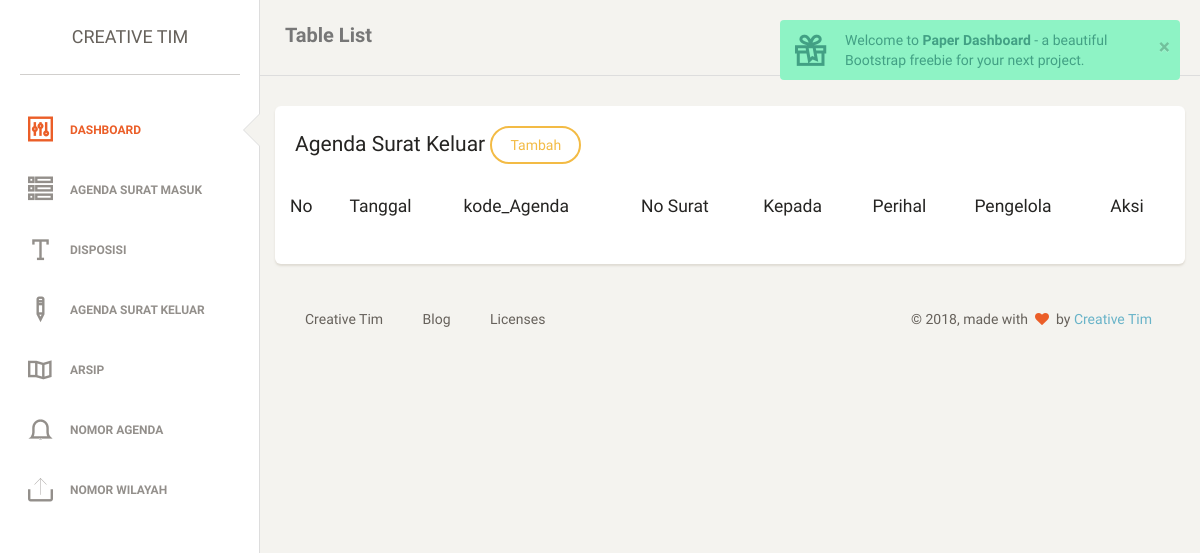
/index.php/suker/suker, run on an earlier commit of the app's database.
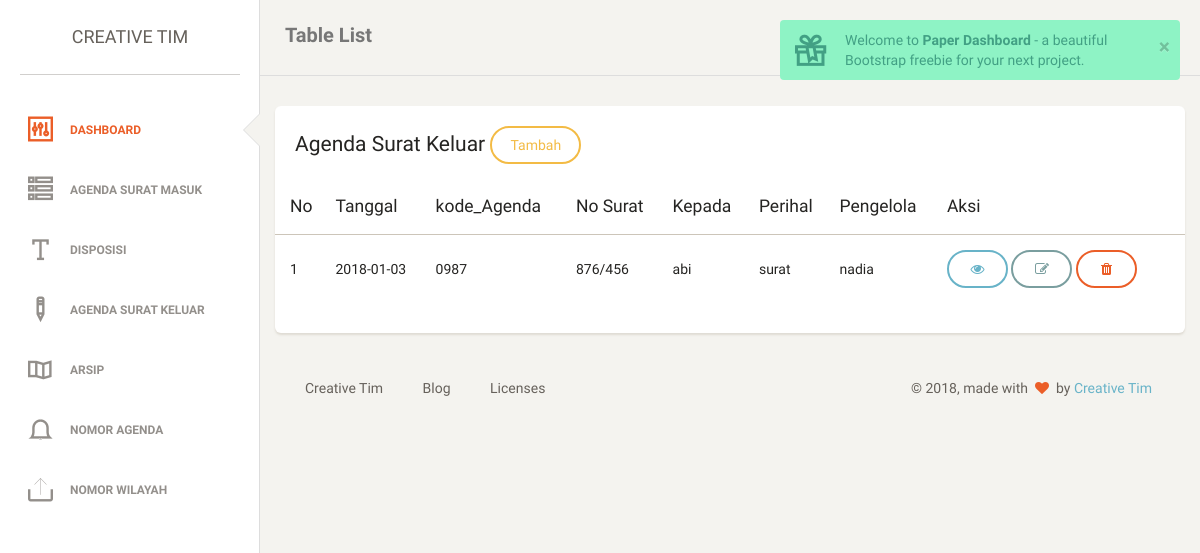
And on a later commit of the database.
### tables this page shows
CREATE TABLE `surat_keluar` (
  `id_keluar` int(11) NOT NULL,
  `tgl_surat` date NOT NULL,
  `kode_agenda` varchar(225) NOT NULL,
  `no_surat` varchar(225) NOT NULL,
  `kepada` varchar(200) NOT NULL,
  `perihal` varchar(200) NOT NULL,
  `pengelola` varchar(200) NOT NULL
);

### application/controllers/suker.php (called while the page is built, shortened)
<?php
class Suker extends CI_Controller {
	public function __construct()
	{
		$this->load->model('masuk');
		$this->load->helper('url');
	}
	public function suker()
	{
		$data['suker'] = $this->masuk->suker('surat_keluar');
		$this->load->view('super-admin/surat_keluar',$data);
	}
}

### index.php (called while the page is built, shortened)
<?php
require_once BASEPATH.'core/CodeIgniter.php';

### application/models/masuk.php (called while the page is built, shortened)
<?php
class Masuk extends CI_Model {
	public function suker($table)
 {
 	$query = $this->db->get('surat_keluar')->result();
 	return $query;
 }
}

### application/views/super-admin/surat_keluar.php (the view, shortened to what this page needs)
<!doctype html>
<html lang="en">
<head>
    <?php include 'css.php'; ?>
</head>
<body>
    <div class="wrapper">
    <?php include 'sidebar.php'; ?>
    <div class="main-panel">
    <?php include 'navigasi.php'; ?>
        <div class="content">
            <div class="container-fluid">
                <div class="row">
                    <div>
                        <div class="card">
                            <div class="header">
                                <h4 class="title">Agenda Surat Keluar
                                    <a href="<?php echo base_url('index.php/suker/input_keluar'); ?>" class="btn btn-warning">Tambah</a>
                                </h4>
                            </div>
                            <div class="content table-responsive table-full-width">
                                <table class="table table-striped">
                                    <thead>
                                        <th>No</th>
                                        <th>Tanggal</th>
                                        <th>kode_Agenda</th>
                                        <th>No Surat</th>
                                        <th>Kepada</th>
                                        <th>Perihal</th>
                                        <th>Pengelola</th>
                                        <th>Aksi</th>
                                    </thead>
                                    <tbody>
                                        <?php
                                            $no = 1;
                                            foreach ($suker as $k) {
                                         ?>
                                         <tr>
                                            <td><?php echo $no++; ?></td>
                                            <td><?php echo $k->tgl_surat; ?></td>
                                            <td><?php echo $k->kode_agenda; ?></td>
                                            <td><?php echo $k->no_surat; ?></td>
                                            <td><?php echo $k->kepada; ?></td>
                                            <td><?php echo $k->perihal; ?></td>
                                            <td><?php echo $k->pengelola; ?></td>
                                            <td>
                                                <a href="<?php echo base_url('index.php/Welcome/'); ?>" class="btn btn-info"><i class="fa fa-eye"></i>
                                                </a>
                                                <a href="<?php echo base_url('index.php/suker/editsuker/').$k->id_keluar; ?>" class="btn btn-primary"><i class="fa fa-edit"></i>
                                                </a>
                                                <a href="<?php echo base_url('index.php/suker/delsuker/').$k->id_keluar; ?>" class="btn btn-danger"><i class="fa fa-trash"></i></a>
                                            </td>
                                             <?php } ?>
                                         </tr>
                                    </tbody>
                                </table>
                            </div>
                        </div>
                    </div>
        <footer class="footer">
            <div class="container-fluid">
                <nav class="pull-left">
                    <ul>
                        <li>
                            <a href="http://www.creative-tim.com">
                                Creative Tim
                            </a>
                        </li>
                        <li>
                            <a href="http://blog.creative-tim.com">
                               Blog
                            </a>
                        </li>
                        <li>
                            <a href="http://www.creative-tim.com/license">
                                Licenses
                            </a>
                        </li>
                    </ul>
                </nav>
                <div class="copyright pull-right">
                    &copy; <script>document.write(new Date().getFullYear())</script>, made with <i class="fa fa-heart heart"></i> by <a href="http://www.creative-tim.com">Creative Tim</a>
                </div>
            </div>
        </footer>
    </div>
</div>
</body>
</html>

What changed in the data, as far as the page shows it:
added surat_keluar: tgl_surat "2018-01-03", kode_agenda "0987", no_surat "876/456", kepada "abi", perihal "surat", pengelola "nadia"
